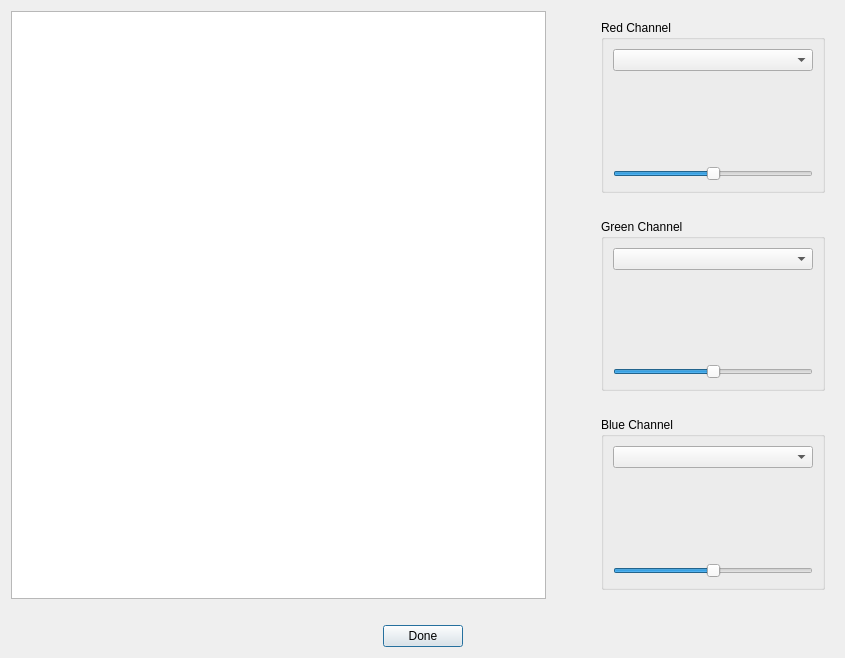
<?xml version="1.0" encoding="UTF-8"?>
<ui version="4.0">
 <class>ColorCompositeViewer</class>
 <widget class="QDialog" name="ColorCompositeViewer">
  <property name="geometry">
   <rect>
    <x>0</x>
    <y>0</y>
    <width>845</width>
    <height>658</height>
   </rect>
  </property>
  <property name="windowTitle">
   <string>MainWindow</string>
  </property>
  <layout class="QVBoxLayout" name="verticalLayout_5">
   <item>
    <layout class="QHBoxLayout" name="horizontalLayout_2">
     <item>
      <widget class="RulerGraphicsView" name="graphicsView">
       <property name="sizePolicy">
        <sizepolicy hsizetype="MinimumExpanding" vsizetype="MinimumExpanding">
         <horstretch>1</horstretch>
         <verstretch>1</verstretch>
        </sizepolicy>
       </property>
       <property name="minimumSize">
        <size>
         <width>450</width>
         <height>400</height>
        </size>
       </property>
      </widget>
     </item>
     <item>
      <spacer name="horizontalSpacer_3">
       <property name="orientation">
        <enum>Qt::Horizontal</enum>
       </property>
       <property name="sizeHint" stdset="0">
        <size>
         <width>40</width>
         <height>20</height>
        </size>
       </property>
      </spacer>
     </item>
     <item>
      <widget class="QWidget" name="wdControls" native="true">
       <property name="sizePolicy">
        <sizepolicy hsizetype="MinimumExpanding" vsizetype="Expanding">
         <horstretch>0</horstretch>
         <verstretch>1</verstretch>
        </sizepolicy>
       </property>
       <layout class="QVBoxLayout" name="verticalLayout_4">
        <item>
         <widget class="QGroupBox" name="gbRed">
          <property name="title">
           <string>Red Channel</string>
          </property>
          <property name="flat">
           <bool>true</bool>
          </property>
          <layout class="QVBoxLayout" name="verticalLayout">
           <item>
            <widget class="QComboBox" name="cbRed"/>
           </item>
           <item>
            <widget class="HistogramWidget" name="hwRed" native="true">
             <property name="sizePolicy">
              <sizepolicy hsizetype="Preferred" vsizetype="MinimumExpanding">
               <horstretch>0</horstretch>
               <verstretch>0</verstretch>
              </sizepolicy>
             </property>
             <property name="minimumSize">
              <size>
               <width>200</width>
               <height>50</height>
              </size>
             </property>
            </widget>
           </item>
           <item>
            <widget class="QSlider" name="slRed">
             <property name="minimum">
              <number>0</number>
             </property>
             <property name="maximum">
              <number>100</number>
             </property>
             <property name="value">
              <number>50</number>
             </property>
             <property name="orientation">
              <enum>Qt::Horizontal</enum>
             </property>
            </widget>
           </item>
          </layout>
         </widget>
        </item>
        <item>
         <spacer name="verticalSpacer">
          <property name="orientation">
           <enum>Qt::Vertical</enum>
          </property>
          <property name="sizeType">
           <enum>QSizePolicy::Fixed</enum>
          </property>
          <property name="sizeHint" stdset="0">
           <size>
            <width>20</width>
            <height>20</height>
           </size>
          </property>
         </spacer>
        </item>
        <item>
         <widget class="QGroupBox" name="gbGreen">
          <property name="title">
           <string>Green Channel</string>
          </property>
          <layout class="QVBoxLayout" name="verticalLayout_2">
           <item>
            <widget class="QComboBox" name="cbGreen"/>
           </item>
           <item>
            <widget class="HistogramWidget" name="hwGreen" native="true">
             <property name="sizePolicy">
              <sizepolicy hsizetype="Preferred" vsizetype="MinimumExpanding">
               <horstretch>0</horstretch>
               <verstretch>0</verstretch>
              </sizepolicy>
             </property>
             <property name="minimumSize">
              <size>
               <width>200</width>
               <height>50</height>
              </size>
             </property>
            </widget>
           </item>
           <item>
            <widget class="QSlider" name="slGreen">
             <property name="minimum">
              <number>0</number>
             </property>
             <property name="maximum">
              <number>100</number>
             </property>
             <property name="value">
              <number>50</number>
             </property>
             <property name="orientation">
              <enum>Qt::Horizontal</enum>
             </property>
            </widget>
           </item>
          </layout>
         </widget>
        </item>
        <item>
         <spacer name="verticalSpacer_2">
          <property name="orientation">
           <enum>Qt::Vertical</enum>
          </property>
          <property name="sizeType">
           <enum>QSizePolicy::Fixed</enum>
          </property>
          <property name="sizeHint" stdset="0">
           <size>
            <width>20</width>
            <height>20</height>
           </size>
          </property>
         </spacer>
        </item>
        <item>
         <widget class="QGroupBox" name="gbBlue">
          <property name="title">
           <string>Blue Channel</string>
          </property>
          <layout class="QVBoxLayout" name="verticalLayout_3">
           <item>
            <widget class="QComboBox" name="cbBlue"/>
           </item>
           <item>
            <widget class="HistogramWidget" name="hwBlue" native="true">
             <property name="sizePolicy">
              <sizepolicy hsizetype="Preferred" vsizetype="MinimumExpanding">
               <horstretch>0</horstretch>
               <verstretch>0</verstretch>
              </sizepolicy>
             </property>
             <property name="minimumSize">
              <size>
               <width>200</width>
               <height>50</height>
              </size>
             </property>
            </widget>
           </item>
           <item>
            <widget class="QSlider" name="slBlue">
             <property name="minimum">
              <number>0</number>
             </property>
             <property name="maximum">
              <number>100</number>
             </property>
             <property name="value">
              <number>50</number>
             </property>
             <property name="orientation">
              <enum>Qt::Horizontal</enum>
             </property>
            </widget>
           </item>
          </layout>
         </widget>
        </item>
       </layout>
      </widget>
     </item>
    </layout>
   </item>
   <item>
    <spacer name="verticalSpacer_3">
     <property name="orientation">
      <enum>Qt::Vertical</enum>
     </property>
     <property name="sizeType">
      <enum>QSizePolicy::Fixed</enum>
     </property>
     <property name="sizeHint" stdset="0">
      <size>
       <width>20</width>
       <height>20</height>
      </size>
     </property>
    </spacer>
   </item>
   <item>
    <layout class="QHBoxLayout" name="horizontalLayout">
     <item>
      <spacer name="horizontalSpacer">
       <property name="orientation">
        <enum>Qt::Horizontal</enum>
       </property>
       <property name="sizeHint" stdset="0">
        <size>
         <width>40</width>
         <height>20</height>
        </size>
       </property>
      </spacer>
     </item>
     <item>
      <widget class="QPushButton" name="pbDone">
       <property name="text">
        <string>Done</string>
       </property>
      </widget>
     </item>
     <item>
      <spacer name="horizontalSpacer_2">
       <property name="orientation">
        <enum>Qt::Horizontal</enum>
       </property>
       <property name="sizeHint" stdset="0">
        <size>
         <width>40</width>
         <height>20</height>
        </size>
       </property>
      </spacer>
     </item>
    </layout>
   </item>
  </layout>
  <action name="actionE_xit">
   <property name="text">
    <string>E&amp;xit</string>
   </property>
  </action>
  <action name="actionSelect_Grids">
   <property name="text">
    <string>Select &amp;Grids</string>
   </property>
  </action>
 </widget>
 <customwidgets>
  <customwidget>
   <class>HistogramWidget</class>
   <extends>QWidget</extends>
   <header location="global">histogramwidget.h</header>
   <container>1</container>
  </customwidget>
  <customwidget>
   <class>RulerGraphicsView</class>
   <extends>QGraphicsView</extends>
   <header location="global">rulergraphicsview.h</header>
  </customwidget>
 </customwidgets>
 <resources/>
 <connections>
  <connection>
   <sender>pbDone</sender>
   <signal>clicked()</signal>
   <receiver>ColorCompositeViewer</receiver>
   <slot>close()</slot>
   <hints>
    <hint type="sourcelabel">
     <x>245</x>
     <y>250</y>
    </hint>
    <hint type="destinationlabel">
     <x>245</x>
     <y>137</y>
    </hint>
   </hints>
  </connection>
 </connections>
</ui>
